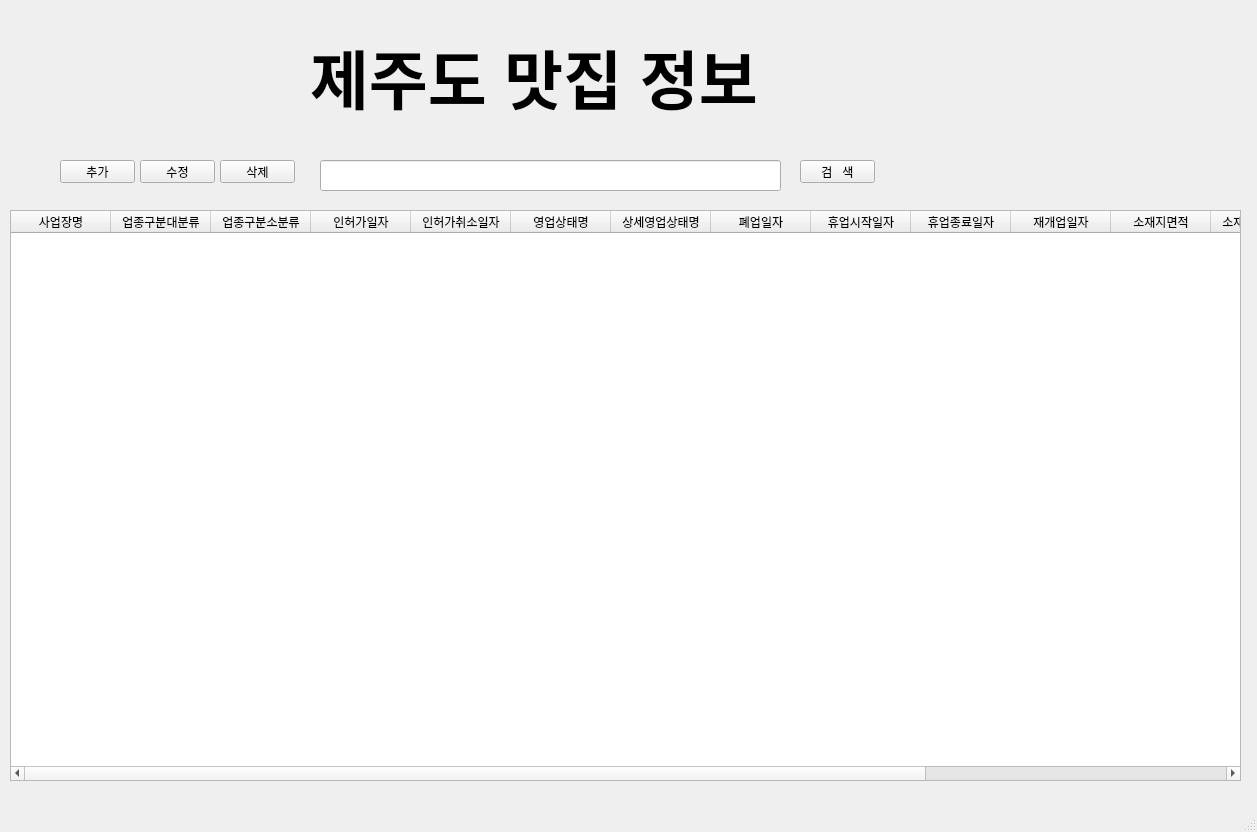
<?xml version="1.0" encoding="UTF-8"?>
<ui version="4.0">
 <class>MainWindow</class>
 <widget class="QMainWindow" name="MainWindow">
  <property name="geometry">
   <rect>
    <x>0</x>
    <y>0</y>
    <width>1257</width>
    <height>832</height>
   </rect>
  </property>
  <property name="windowTitle">
   <string>MainWindow</string>
  </property>
  <widget class="QWidget" name="centralwidget">
   <widget class="QPushButton" name="btn_search">
    <property name="geometry">
     <rect>
      <x>800</x>
      <y>160</y>
      <width>75</width>
      <height>23</height>
     </rect>
    </property>
    <property name="text">
     <string>검   색</string>
    </property>
   </widget>
   <widget class="QLabel" name="label">
    <property name="geometry">
     <rect>
      <x>310</x>
      <y>20</y>
      <width>581</width>
      <height>111</height>
     </rect>
    </property>
    <property name="font">
     <font>
      <family>Arial</family>
      <pointsize>48</pointsize>
      <weight>75</weight>
      <italic>false</italic>
      <bold>true</bold>
     </font>
    </property>
    <property name="text">
     <string>제주도 맛집 정보</string>
    </property>
   </widget>
   <widget class="QLineEdit" name="lineEdit">
    <property name="geometry">
     <rect>
      <x>320</x>
      <y>160</y>
      <width>461</width>
      <height>31</height>
     </rect>
    </property>
   </widget>
   <widget class="QPushButton" name="btn_del">
    <property name="geometry">
     <rect>
      <x>220</x>
      <y>160</y>
      <width>75</width>
      <height>23</height>
     </rect>
    </property>
    <property name="text">
     <string>삭제</string>
    </property>
   </widget>
   <widget class="QPushButton" name="btn_add">
    <property name="geometry">
     <rect>
      <x>60</x>
      <y>160</y>
      <width>75</width>
      <height>23</height>
     </rect>
    </property>
    <property name="text">
     <string>추가</string>
    </property>
   </widget>
   <widget class="QPushButton" name="btn_edit">
    <property name="geometry">
     <rect>
      <x>140</x>
      <y>160</y>
      <width>75</width>
      <height>23</height>
     </rect>
    </property>
    <property name="text">
     <string>수정</string>
    </property>
   </widget>
   <widget class="QTableWidget" name="tableWidget">
    <property name="geometry">
     <rect>
      <x>10</x>
      <y>210</y>
      <width>1231</width>
      <height>571</height>
     </rect>
    </property>
    <column>
     <property name="text">
      <string>사업장명</string>
     </property>
    </column>
    <column>
     <property name="text">
      <string>업종구분대분류</string>
     </property>
    </column>
    <column>
     <property name="text">
      <string>업종구분소분류</string>
     </property>
    </column>
    <column>
     <property name="text">
      <string>인허가일자</string>
     </property>
    </column>
    <column>
     <property name="text">
      <string>인허가취소일자</string>
     </property>
    </column>
    <column>
     <property name="text">
      <string>영업상태명</string>
     </property>
    </column>
    <column>
     <property name="text">
      <string>상세영업상태명</string>
     </property>
    </column>
    <column>
     <property name="text">
      <string>폐업일자</string>
     </property>
    </column>
    <column>
     <property name="text">
      <string>휴업시작일자</string>
     </property>
    </column>
    <column>
     <property name="text">
      <string>휴업종료일자</string>
     </property>
    </column>
    <column>
     <property name="text">
      <string>재개업일자</string>
     </property>
    </column>
    <column>
     <property name="text">
      <string>소재지면적</string>
     </property>
    </column>
    <column>
     <property name="text">
      <string>소재지전체주소</string>
     </property>
    </column>
    <column>
     <property name="text">
      <string>도로명전체주소</string>
     </property>
    </column>
    <column>
     <property name="text">
      <string>도로명우편번호</string>
     </property>
    </column>
    <column>
     <property name="text">
      <string>데이터갱신일자</string>
     </property>
    </column>
   </widget>
  </widget>
  <widget class="QStatusBar" name="statusbar"/>
 </widget>
 <resources/>
 <connections/>
</ui>
